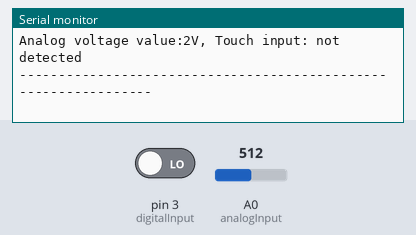
The sketch below on a simulated Arduino Uno, built with avr-gcc and run on an emulated ATmega328P. On the bench: the last lines printed to the serial monitor. The test bench sets the inputs (shaded band); at power-on: A0 (analogInput) = 512, pin 3 (digitalInput) LOW.

Above: at 1.2 s.
1.3 s: A0 (analogInput) set to 801
At 1.76 s:
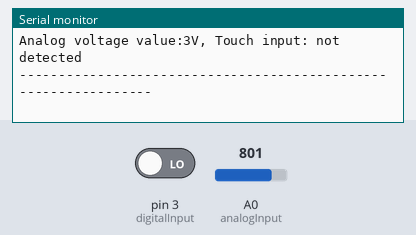
4.3 s: A0 (analogInput) set to 829
At 4.82 s:
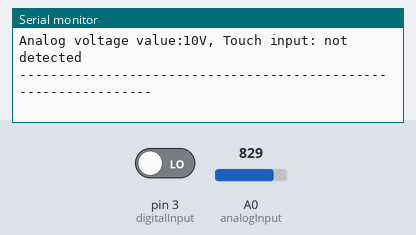
Timing chart, 0 to 7.3 s (numbered marks = the images above; inputs shaded):
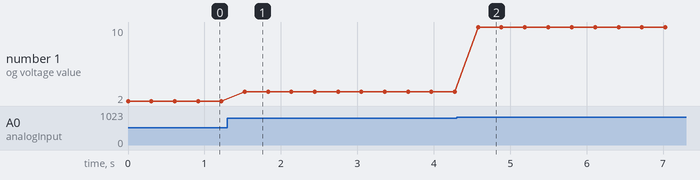

The sketch:

touch.ino
```cpp
int analogInput = A0;
int digitalInput = 3;

void setup ()
{
  pinMode (analogInput, INPUT);
  pinMode (digitalInput, INPUT);
  Serial.begin (9600);
}


void loop ()
{
  float Analog;
  int Digital;

  // Current value will be read and converted to the voltage
 int analogValue = analogRead (analogInput) * (5.0 / 1023.0);
 int digitalValue = digitalRead (digitalInput);

  // and outputted here
  Serial.print ("Analog voltage value:");
  Serial.print (analogValue, 4);
  Serial.print ("V, ");
  Serial.print ("Touch input:");

  if(digitalValue==1)
  {
      Serial.println (" detected");
  }
  else
  {
      Serial.println (" not detected");
  }
  Serial.println ("----------------------------------------------------------------");
  delay (250);
}
```

Measured:
- after the input at 1.3 s, the serial monitor: prints a new line after 0.23 s (image 1)
- after the input at 4.3 s, the serial monitor: prints a new line after 0.28 s (image 2)
- plotted number 1: 2 → 3 after the input at 1.3 s, 3 → 10 after the input at 4.3 s
